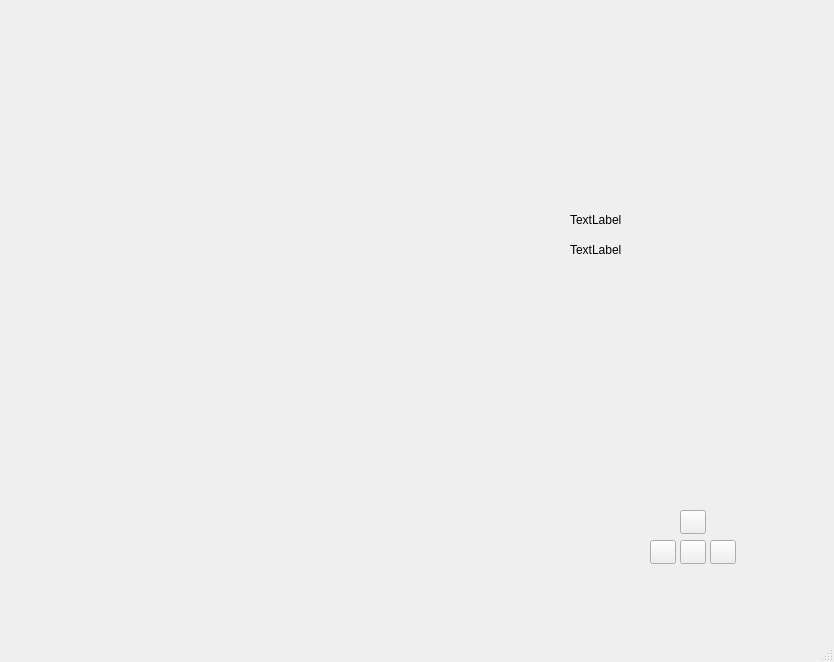
<?xml version="1.0" encoding="UTF-8"?>
<ui version="4.0">
 <class>ui</class>
 <widget class="QMainWindow" name="ui">
  <property name="geometry">
   <rect>
    <x>0</x>
    <y>0</y>
    <width>834</width>
    <height>662</height>
   </rect>
  </property>
  <property name="windowTitle">
   <string>MainWindow</string>
  </property>
  <widget class="QWidget" name="centralwidget">
   <widget class="QToolButton" name="toolButton">
    <property name="geometry">
     <rect>
      <x>680</x>
      <y>510</y>
      <width>26</width>
      <height>24</height>
     </rect>
    </property>
    <property name="text">
     <string/>
    </property>
   </widget>
   <widget class="QToolButton" name="toolButton_2">
    <property name="geometry">
     <rect>
      <x>680</x>
      <y>540</y>
      <width>26</width>
      <height>24</height>
     </rect>
    </property>
    <property name="text">
     <string/>
    </property>
   </widget>
   <widget class="QToolButton" name="toolButton_3">
    <property name="geometry">
     <rect>
      <x>710</x>
      <y>540</y>
      <width>26</width>
      <height>24</height>
     </rect>
    </property>
    <property name="text">
     <string/>
    </property>
   </widget>
   <widget class="QToolButton" name="toolButton_4">
    <property name="geometry">
     <rect>
      <x>650</x>
      <y>540</y>
      <width>26</width>
      <height>24</height>
     </rect>
    </property>
    <property name="text">
     <string/>
    </property>
   </widget>
   <widget class="QLabel" name="label">
    <property name="geometry">
     <rect>
      <x>570</x>
      <y>240</y>
      <width>62</width>
      <height>19</height>
     </rect>
    </property>
    <property name="text">
     <string>TextLabel</string>
    </property>
   </widget>
   <widget class="QLabel" name="label_2">
    <property name="geometry">
     <rect>
      <x>570</x>
      <y>210</y>
      <width>62</width>
      <height>19</height>
     </rect>
    </property>
    <property name="text">
     <string>TextLabel</string>
    </property>
   </widget>
  </widget>
  <widget class="QMenuBar" name="menubar">
   <property name="geometry">
    <rect>
     <x>0</x>
     <y>0</y>
     <width>834</width>
     <height>22</height>
    </rect>
   </property>
  </widget>
  <widget class="QStatusBar" name="statusbar"/>
 </widget>
 <resources/>
 <connections/>
</ui>
